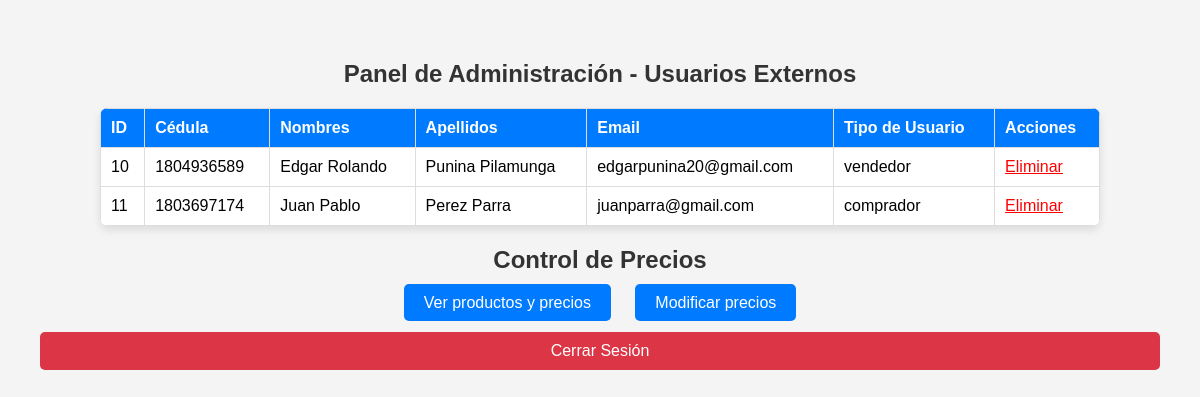
/dashboard_interno.php (signed in), run on the app's committed database.
### tables this page shows
CREATE TABLE `usuarios_externos` (
  `id` int(11) NOT NULL,
  `cedula` varchar(10) NOT NULL,
  `nombres` varchar(50) NOT NULL,
  `apellidos` varchar(50) NOT NULL,
  `email` varchar(100) NOT NULL,
  `password` varchar(255) NOT NULL,
  `tipo_usuario` enum('comprador','vendedor') NOT NULL,
  `fecha_registro` timestamp NOT NULL DEFAULT current_timestamp()
);

### dashboard_interno.php (the view, shortened to what this page needs)
<?php
require 'conexion.php';
$sql = "SELECT * FROM usuarios_externos";
$result = $conn->query($sql);
?>
<!DOCTYPE html>
<html lang="es">
<head>
    <link rel="stylesheet" href="estilo_admin.css">
</head>
<body>
    <h2>Panel de Administración - Usuarios Externos</h2>
    <table>
        <tr>
            <th>ID</th>
            <th>Cédula</th>
            <th>Nombres</th>
            <th>Apellidos</th>
            <th>Email</th>
            <th>Tipo de Usuario</th>
            <th>Acciones</th>
        </tr>
        <?php while ($row = $result->fetch_assoc()) { ?>
        <tr>
            <td><?php echo $row["id"]; ?></td>
            <td><?php echo $row["cedula"]; ?></td>
            <td><?php echo $row["nombres"]; ?></td>
            <td><?php echo $row["apellidos"]; ?></td>
            <td><?php echo $row["email"]; ?></td>
            <td><?php echo $row["tipo_usuario"]; ?></td>
            <td>
                <a href="eliminar_usuario.php?id=<?php echo $row['id']; ?>" onclick="return confirm('¿Seguro que quieres eliminar este usuario?');" style="color: red;">Eliminar</a>
            </td>
        </tr>
        <?php } ?>
    </table>
    <h2>Control de Precios</h2>
    <ul>
        <li><a href="#">Ver productos y precios</a></li>
        <li><a href="#">Modificar precios</a></li>
    </ul>
    <a href="logout.php" class="logout">Cerrar Sesión</a>
</body>
</html>

### estilo_admin.css (style rules this page uses)
body { font-family: Arial, sans-serif; background-color: #f4f4f4; text-align: center; margin: 0; padding: 20px; }
h2 { color: #333; }
table { width: 90%; max-width: 1000px; margin: 20px auto; border-collapse: collapse; background: white; box-shadow: 0px 4px 8px rgba(0, 0, 0, 0.1); border-radius: 8px; overflow: hidden; }
th, td { padding: 12px; border-bottom: 1px solid #ddd; text-align: center; }
th { background-color: #007bff; color: white; }

### dashboard_interno.php (style rules this page uses)
body { font-family: Arial, sans-serif; margin: 20px; padding: 20px; background-color: #f4f4f4; }
h2 { text-align: center; }
table { width: 100%; border-collapse: collapse; background: white; }
th, td { border: 1px solid #ddd; padding: 10px; text-align: left; }
th { background-color: #007BFF; color: white; }
ul { list-style: none; padding: 0; text-align: center; }
ul li { display: inline; margin: 10px; }
ul li a { text-decoration: none; background: #007BFF; color: white; padding: 10px 20px; border-radius: 5px; }
.logout { display: block; text-align: center; margin-top: 20px; text-decoration: none; background: #dc3545; color: white; padding: 10px 20px; border-radius: 5px; }

### data on the page
usuarios_externos: id "10", cedula "1804936589", nombres "Edgar Rolando", apellidos "Punina Pilamunga", email "edgarpunina20@gmail.com", tipo_usuario "vendedor"
usuarios_externos: id "11", cedula "1803697174", nombres "Juan Pablo", apellidos "Perez Parra", email "juanparra@gmail.com", tipo_usuario "comprador"
